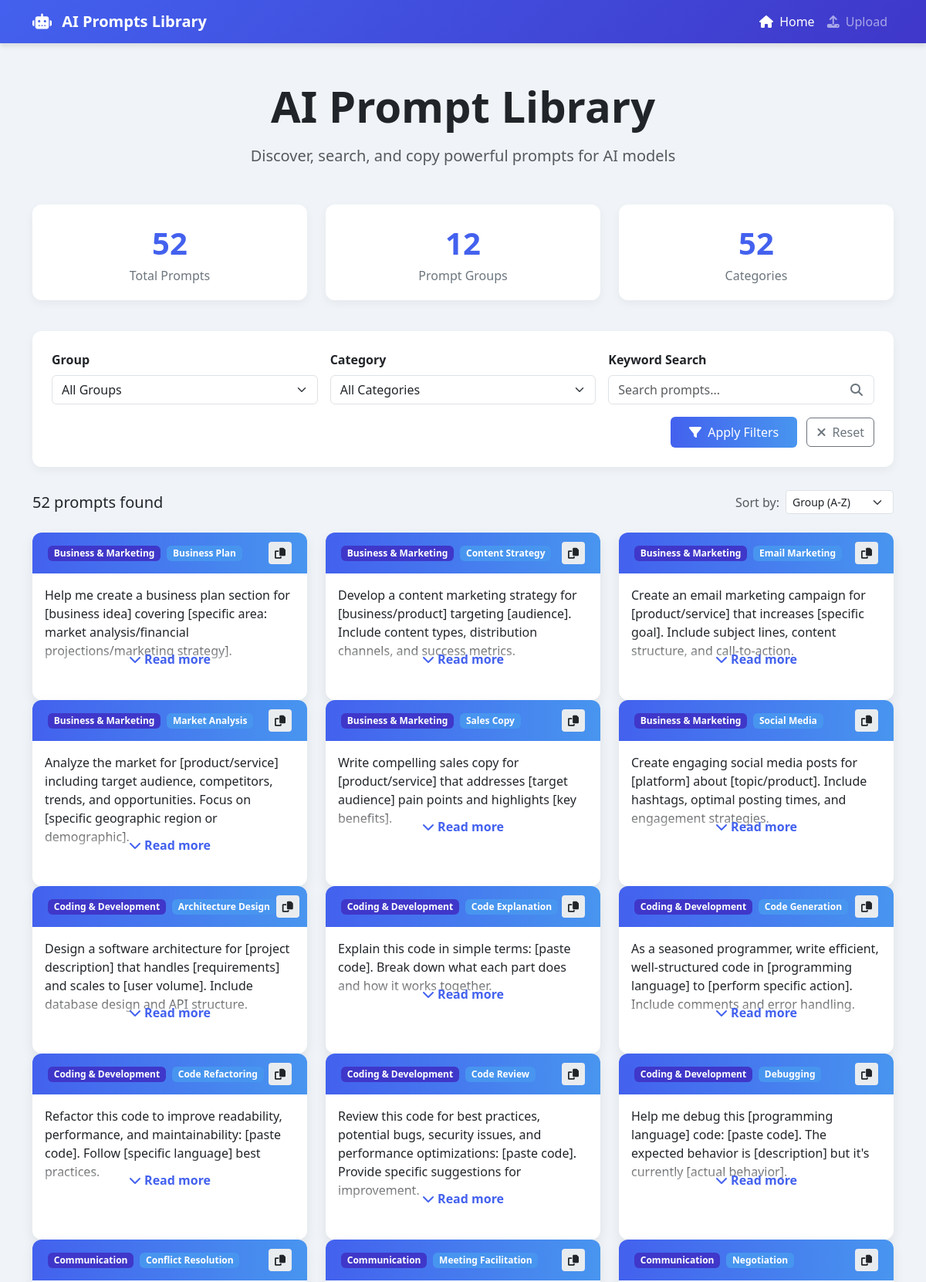
The page / (upper part) on the database its author committed.
### tables this page shows
CREATE TABLE prompts
                 (id INTEGER PRIMARY KEY AUTOINCREMENT,
                 group_name TEXT NOT NULL,
                 category TEXT NOT NULL,
                 prompt TEXT NOT NULL);

### app.py (the view)
@app.route('/')
def index():
    conn = sqlite3.connect('prompts.db')
    c = conn.cursor()
    c.execute("SELECT DISTINCT group_name FROM prompts ORDER BY group_name")
    groups = [row[0] for row in c.fetchall()]
    c.execute("SELECT DISTINCT category FROM prompts ORDER BY category")
    categories = [row[0] for row in c.fetchall()]
    conn.close()
    search_group = request.args.get('group', '')
    search_category = request.args.get('category', '')
    search_query = request.args.get('query', '')
    conn = sqlite3.connect('prompts.db')
    c = conn.cursor()
    query = "SELECT * FROM prompts WHERE 1=1"
    params = []
    if search_group:
        query += " AND group_name = ?"
        params.append(search_group)
    if search_category:
        query += " AND category = ?"
        params.append(search_category)
    if search_query:
        query += " AND (group_name LIKE ? OR category LIKE ? OR prompt LIKE ?)"
        params.extend([f'%{search_query}%'] * 3)
    query += " ORDER BY group_name, category"
    c.execute(query, params)
    prompts = c.fetchall()
    conn.close()
    return render_template('index.html',
                          groups=groups,
                          categories=categories,
                          prompts=prompts,
                          search_group=search_group,
                          search_category=search_category,
                          search_query=search_query)

### templates/index.html (shortened to what this page needs)
<!DOCTYPE html>
<html lang="en">
<head>
    <link href="https://cdn.jsdelivr.net/npm/bootstrap@5.3.0/dist/css/bootstrap.min.css" rel="stylesheet">
    <link rel="stylesheet" href="https://cdnjs.cloudflare.com/ajax/libs/font-awesome/6.4.0/css/all.min.css">
</head>
<body>
    <nav class="navbar navbar-expand-lg navbar-dark">
        <div class="container">
            <a class="navbar-brand" href="#">
                <i class="fas fa-robot me-2"></i>
                <span class="fw-bold">AI Prompts Library</span>
            </a>
            <div class="collapse navbar-collapse" id="navbarNav">
                <ul class="navbar-nav ms-auto">
                    <li class="nav-item">
                        <a class="nav-link active" href="#"><i class="fas fa-home me-1"></i> Home</a>
                    </li>
                    <li class="nav-item">
                        <a class="nav-link" href="/upload"><i class="fas fa-upload me-1"></i> Upload</a>
                    </li>
                </ul>
            </div>
        </div>
    </nav>
    <div class="container py-5">
        <div class="text-center mb-5">
            <h1 class="display-4 fw-bold mb-3">AI Prompt Library</h1>
            <p class="lead text-muted">Discover, search, and copy powerful prompts for AI models</p>
        </div>
        <div class="row mb-4">
            <div class="col-md-4 mb-3">
                <div class="stat-card">
                    <div class="stat-number" id="total-prompts">Loading...</div>
                    <div class="stat-label">Total Prompts</div>
                </div>
            </div>
            <div class="col-md-4 mb-3">
                <div class="stat-card">
                    <div class="stat-number" id="total-groups">Loading...</div>
                    <div class="stat-label">Prompt Groups</div>
                </div>
            </div>
            <div class="col-md-4 mb-3">
                <div class="stat-card">
                    <div class="stat-number" id="total-categories">Loading...</div>
                    <div class="stat-label">Categories</div>
                </div>
            </div>
        </div>
        <div class="filter-section">
            <form method="GET" action="/">
                <div class="row g-3">
                    <div class="col-md-4">
                        <label class="form-label fw-semibold">Group</label>
                        <select class="form-select" name="group">
                            <option value="">All Groups</option>
                        </select>
                    </div>
                    <div class="col-md-4">
                        <label class="form-label fw-semibold">Category</label>
                        <select class="form-select" name="category">
                            <option value="">All Categories</option>
                        </select>
                    </div>
                    <div class="col-md-4">
                        <label class="form-label fw-semibold">Keyword Search</label>
                        <div class="position-relative">
                            <input type="text" class="form-control" name="query" value="{{ search_query }}" placeholder="Search prompts...">
                            <div class="search-icon">
                                <i class="fas fa-search"></i>
                            </div>
                        </div>
                    </div>
                    <div class="col-12 text-end">
                        <button type="submit" class="btn btn-primary px-4">
                            <i class="fas fa-filter me-1"></i> Apply Filters
                        </button>
                        <a href="/" class="btn btn-outline-secondary ms-2">
                            <i class="fas fa-times me-1"></i> Reset
                        </a>
                    </div>
                </div>
            </form>
        </div>
        <div class="d-flex justify-content-between align-items-center mb-4">
            <h5 class="mb-0">
                <span id="results-count">{{ prompts|length }}</span> prompts found
            </h5>
            <div class="d-flex align-items-center">
                <span class="me-2 text-muted">Sort by:</span>
                <select class="form-select form-select-sm" style="width: auto;" id="sort-select">
                    <option value="group">Group (A-Z)</option>
                </select>
            </div>
        </div>
        {% if prompts %}
        <div class="row" id="prompts-container">
            {% for prompt in prompts %}
            <div class="col-lg-6 col-xl-4">
                <div class="card h-100">
                    <div class="card-header d-flex justify-content-between align-items-center">
                        <div class="d-flex align-items-center">
                            <span class="badge badge-group me-2">{{ prompt[1] }}</span>
                            <span class="badge badge-category">{{ prompt[2] }}</span>
                        </div>
                        <button class="btn btn-sm btn-copy" data-prompt="{{ prompt[3] }}">
                            <i class="fas fa-copy"></i>
                        </button>
                    </div>
                    <div class="card-body">
                        <div class="prompt-content" id="prompt-{{ prompt[0] }}">
                            <p>{{ prompt[3] }}</p>
                            <div class="read-more" onclick="toggleExpand('prompt-{{ prompt[0] }}')">
                                <i class="fas fa-chevron-down"></i> Read more
                            </div>
                        </div>
                    </div>
                </div>
            </div>
            {% endfor %}
        </div>
        {% endif %}
    </div>
</body>
</html>

### templates/index.html (style rules this page uses)
:root { --primary: #4361ee; --secondary: #3f37c9; --accent: #4895ef; --light: #f8f9fa; --dark: #212529; }
body { background-color: #f0f4f8; color: var(--dark); font-family: 'Segoe UI', Tahoma, Geneva, Verdana, sans-serif; }
.navbar { background: linear-gradient(135deg, var(--primary), var(--secondary)); box-shadow: 0 4px 6px rgba(0, 0, 0, 0.1); }
.card { border-radius: 12px; box-shadow: 0 6px 15px rgba(0, 0, 0, 0.08); transition: transform 0.3s ease, box-shadow 0.3s ease; margin-bottom: 20px; border: none; overflow: hidden; }
.card-header { background: linear-gradient(to right, var(--primary), var(--accent)); color: white; font-weight: 600; padding: 12px 20px; border-bottom: none; }
.badge-group { background-color: var(--secondary); }
.badge-category { background-color: var(--accent); }
.prompt-content { position: relative; max-height: 200px; overflow: hidden; }
.read-more { position: absolute; bottom: 0; left: 0; right: 0; background: linear-gradient(to top, rgba(255, 255, 255, 0.9), transparent); text-align: center; padding: 20px 0 5px; cursor: pointer; color: var(--primary); font-weight: 600; }
.filter-section { background-color: white; border-radius: 12px; padding: 25px; box-shadow: 0 4px 12px rgba(0, 0, 0, 0.05); margin-bottom: 30px; }
.btn-primary { background: linear-gradient(to right, var(--primary), var(--accent)); border: none; padding: 8px 20px; }
.btn-copy { background-color: #e9ecef; border: none; color: var(--dark); transition: all 0.2s; }
.search-icon { position: absolute; right: 15px; top: 50%; transform: translateY(-50%); color: #6c757d; }
.stat-card { text-align: center; padding: 20px; border-radius: 12px; background-color: white; box-shadow: 0 4px 12px rgba(0, 0, 0, 0.05); }
.stat-number { font-size: 2.5rem; font-weight: 700; color: var(--primary); }
.stat-label { font-size: 1rem; color: #6c757d; }

### rows shown on the page
prompts: group_name "Business & Marketing", category "Business Plan", prompt "Help me create a business plan section for [business idea] covering [specific area: market analysis/financial projections/marketing strategy]."
prompts: group_name "Business & Marketing", category "Content Strategy", prompt "Develop a content marketing strategy for [business/product] targeting [audience]. Include content types, distribution channels, and success metrics."
prompts: group_name "Business & Marketing", category "Email Marketing", prompt "Create an email marketing campaign for [product/service] that increases [specific goal]. Include subject lines, content structure, and call-to-action."
prompts: group_name "Business & Marketing", category "Market Analysis", prompt "Analyze the market for [product/service] including target audience, competitors, trends, and opportunities. Focus on [specific geographic region or demographic]."
prompts: group_name "Business & Marketing", category "Sales Copy", prompt "Write compelling sales copy for [product/service] that addresses [target audience] pain points and highlights [key benefits]."
prompts: group_name "Business & Marketing", category "Social Media", prompt "Create engaging social media posts for [platform] about [topic/product]. Include hashtags, optimal posting times, and engagement strategies."
prompts: group_name "Coding & Development", category "Architecture Design", prompt "Design a software architecture for [project description] that handles [requirements] and scales to [user volume]. Include database design and API structure."
prompts: group_name "Coding & Development", category "Code Explanation", prompt "Explain this code in simple terms: [paste code]. Break down what each part does and how it works together."
prompts: group_name "Coding & Development", category "Code Generation", prompt "As a seasoned programmer, write efficient, well-structured code in [programming language] to [perform specific action]. Include comments and error handling."
prompts: group_name "Coding & Development", category "Code Refactoring", prompt "Refactor this code to improve readability, performance, and maintainability: [paste code]. Follow [specific language] best practices."
prompts: group_name "Coding & Development", category "Code Review", prompt "Review this code for best practices, potential bugs, security issues, and performance optimizations: [paste code]. Provide specific suggestions for improvement."
prompts: group_name "Coding & Development", category "Debugging", prompt "Help me debug this [programming language] code: [paste code]. The expected behavior is [description] but it's currently [actual behavior]."
prompts: group_name "Communication", category "Conflict Resolution"
prompts: group_name "Communication", category "Meeting Facilitation"
prompts: group_name "Communication", category "Negotiation"

### other values the page prints
{{ prompts|length }} "52"
